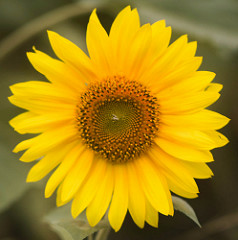
#> input picture assets/train/15238348741_c2fb12ecf2_m.jpg, 238 x 240 px
$ python IVFADC_copy.py
#> lines starting #> are read from the running program, lines starting #| are printed output that depends on the picture
### utils.py
import csv
import os
import pickle
import random
import time

import cv2 as cv
import numpy as np
import pandas as pd
import seaborn as sns
from matplotlib import pyplot as plt


def read_image(image_path):
    img = cv.imread(image_path)
    if img is None:
        raise ValueError(f"Could not open {image_path}")
    gray = cv.cvtColor(img, cv.COLOR_BGR2GRAY)
    return img, gray


def create_empty_file(file_path):
    with open(file_path, "w") as file:
        pass


def create_directory(folder_path):
    if not os.path.exists(folder_path):
        os.makedirs(folder_path)


# [258 lines left out: functions save_to_csv, get_data_from_csv, load_gmm_model, save_keypoints, save_to_pickle, save_descriptors and 9 more, not called in this run]


# [2 lines that do not run on import are left out]

### benchmark.py
import os

import cv2 as cv
import numpy as np

from stich.PanoramaStitching import DetectAndComputeAlgorithm
from utils import (
    get_data_from_csv,
    read_image,
    save_descriptors,
    save_keypoints,
    save_to_csv,
    set_plot,
    set_plot_multiple_values,
    time_it,
)

RESULT_PATH = "result/image"


# [25 lines left out: function detect_keypoints_with_star, not called in this run]


def exec_sift(image_path, features=1000):
    img, gray = read_image(image_path)

    sift = cv.SIFT_create(features)
    kp, des = sift.detectAndCompute(gray, None)

    img = cv.drawKeypoints(
        gray, kp, img, flags=cv.DRAW_MATCHES_FLAGS_DRAW_RICH_KEYPOINTS
    )

    file_name = os.path.basename(image_path)
    result_path = os.path.join(RESULT_PATH, file_name + "_SIFT.jpg")
    cv.imwrite(result_path, img)

    return (kp, des)


# [325 lines left out: functions exec_surf, exec_orb, exec_kaze, exec_akaze, exec_brisk, exec_brief_orb and 6 more, not called in this run]


# [5 lines that do not run on import are left out]
    # [11 lines of commented-out code are left out]

### stich/RANSACAlgorithm.py
import random
import warnings

import cv2 as cv
import numpy as np


def fxn():
    warnings.warn("Runtime", RuntimeWarning)


with warnings.catch_warnings():
    warnings.simplefilter("ignore")
    fxn()


# [166 lines left out: functions init, project, compute_inlier_count, calculate_projected_distance, RANSAC, get_key_point_matches, not called in this run]

### IVFADC_copy.py
import copy

import faiss
import numpy as np
from skimage.feature import ORB, fisher_vector
from skimage.transform import resize
from sklearn.cluster import KMeans
from sklearn.decomposition import PCA
from sklearn.metrics.pairwise import linear_kernel
from sklearn.mixture import GaussianMixture

from benchmark import exec_sift
from utils import load_descriptors, load_gmm_model, read_image


def reduce_dimensionality(image_descriptors, n_components=64):
    pca = PCA(n_components=n_components)
    reduced_descriptors = pca.fit_transform(image_descriptors)
    return reduced_descriptors, pca


def create_visual_vocabulary(image_descriptors, num_clusters):
    kmeans = KMeans(n_clusters=num_clusters, random_state=0)
    kmeans.fit(image_descriptors)
    return kmeans.cluster_centers_, kmeans


# Crear histogramas de palabras visuales
def create_histogram_1(image_descriptors, image_vocabulary):
    # Asignar cada descriptor al cluster más cercano
    codebook_idx = np.argmin(
        np.linalg.norm(image_vocabulary - image_descriptors, axis=1)
    )

    # Crear un histograma de tamaño igual al número de clusters
    hist = np.zeros(image_vocabulary.shape[0])
    hist[codebook_idx] = 1

    return hist


def create_histogram(image_descriptors, kmeans):
    # Predict the clusters for each descriptor
    codebook_idx = kmeans.predict(image_descriptors)

    # Create a histogram of size num_clusters
    hist, _ = np.histogram(
        codebook_idx, bins=np.arange(kmeans.n_clusters + 1), density=True
    )
    return hist


def compute_fisher_vectors(image_descriptors, gmm):
    fisher_vectors = []
    for descriptor in image_descriptors:
        fv = fisher_vector(descriptor, gmm)
        fisher_vectors.append(fv)
    return np.array(fisher_vectors)


def get_fisher_vector(descriptors):
    # TODO: For test
    # Check the number of samples
    num_samples = descriptors.shape[0]

    # Set n_components to be less than or equal to num_samples
    n_components = min(50, num_samples)

    if num_samples < 2:
        # Handle case with fewer than 2 samples by duplicating
        descriptors = np.tile(descriptors, (2, 1))

    gmm = GaussianMixture(
        n_components=n_components, covariance_type="diag", random_state=0
    )
    gmm.fit(descriptors)
    # Inspect shapes
    print("Descriptor shape:", descriptors.shape)
    print("Means shape:", gmm.means_.shape)
    print("Covariances shape:", gmm.covariances_.shape)
    print("Weights shape:", gmm.weights_.shape)

    # Ensure shapes are compatible
    if gmm.covariances_.shape[1:] != descriptors.shape[1:]:
        raise ValueError("Shape mismatch between covariances and descriptor features.")

    fv = fisher_vector(descriptors, gmm)
    return fv


def combine_features(image_histogram, image_fisher_vector):
    combined_feature = np.concatenate((image_histogram, image_fisher_vector))
    return combined_feature


def create_faiss_index(features):
    if features.ndim == 1:
        features = features.reshape(-1, 1)
    if features.shape[0] == 0:
        raise ValueError("Features array is empty")
    print("Features shape:", features.shape)
    index = faiss.IndexFlatL2(features.shape[1])
    index.add(features)
    return index


# [18 lines of commented-out code are left out]


def search_similar_images(query_fisher_vector, index, k=5):
    D, I = index.search(query_fisher_vector, k)
    # Filter out invalid indices
    valid_indices = [index for index in I[0] if index != -1]

    if not valid_indices:
        print("No valid similar images found.")
        return []

    return valid_indices


def main():
    """
    _summary_
    1. Extracción de Características SIFT y Almacenamiento (formato pkl)
    2. Construcción del vocabulario visual
    * Utilizar un algoritmo de clustering como k-means para agrupar los descriptores SIFT en un número fijo de clusters. Cada cluster representa una "palabra visual".
    3. Construcción de Histogramas de Palabras Visuales
    * Para cada imagen, asignar cada descriptor SIFT al cluster más cercano (su "palabra visual").
    * Contar la frecuencia de cada palabra visual en la imagen para construir el histograma.
    4. Cálculo de Fisher Vectors
    * Calcular la matriz de Fisher basada en los histogramas.
    * Utilizar la matriz de Fisher para calcular la similitud entre pares de imágenes.
    5. Creación del Índice Faiss
    6. Búsqueda de Imágenes Similares
    _detail_
    1. Extraer características: Aplicar extract_sift_features a todas las imágenes y guardar los descriptores.
    2. Crear vocabulario visual: Concatenar todos los descriptores y usar create_visual_vocabulary para obtener los centros de los clusters.
    3. Construir histogramas: Para cada imagen, calcular el histograma utilizando create_histogram.
    4. Calcular Fisher Vectors: Utilizar compute_fisher_vectors para obtener los vectores de Fisher.
    5. Crear índice Faiss: Usar create_faiss_index para crear el índice.
    6. Buscar imágenes similares: Para una imagen de consulta, calcular su vector de Fisher y usar search_similar_images para encontrar las imágenes más similares.
    """
    # [6 lines of commented-out code are left out]
    _, image_descriptors = exec_sift("assets/train/15238348741_c2fb12ecf2_m.jpg")
#> in read_image, img is the input picture: shape (240, 238, 3); mean B, G, R 20.9, 135.1, 167.6
#> in read_image, `gray = cv.cvtColor(img, cv.COLOR_BGR2GRAY)`:
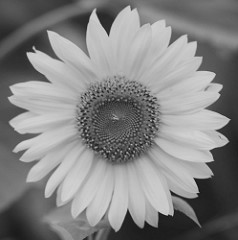
#> gray: shape (240, 238); min 15, max 216, mean 131.8
#> in exec_sift, `kp, des = sift.detectAndCompute(gray, None)`: kp = 192 keypoints; strongest (x, y, size): (172, 194, 2.9), (34, 48, 1.9), (107, 20, 10.8), (36, 58, 10.9)
#> in exec_sift, `img = cv.drawKeypoints( gray, kp, img, flags=cv.DRAW_MATCHES_FLAGS_DRA..`:
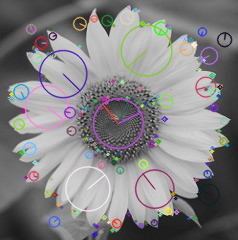
#> img: shape (240, 238, 3); mean B, G, R 131.4, 130.4, 131.5

    # Perform clustering on high-dimensional descriptors
    image_vocabulary, kmeans = create_visual_vocabulary(image_descriptors, 190)
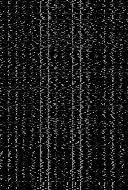
#> image_vocabulary: shape (190, 128) float32; min 0, max 195, mean 24

    # Dimensionality reduction using PCA
    reduced_descriptors, pca = reduce_dimensionality(
        image_descriptors, n_components=128
    )

    # Create histograms for each image using original dimensionality descriptors
    image_histogram = create_histogram(image_descriptors, kmeans)
#> in create_histogram, `codebook_idx = kmeans.predict(image_descriptors)`: codebook_idx = 192 values, max 189 at index 158, min 0 at index 105, mean 95.16
#> in create_histogram, `hist, _ = np.histogram( codebook_idx, bins=np.arange(kmeans.n_clusters..`: hist = 190 values, max 0.0104 at index 127, min 0.00521 at index 0, mean 0.00526
#> image_histogram has the same summary as hist in create_histogram

    # Ensure the histogram has the correct shape
    if image_histogram.ndim == 1:
        image_histogram = image_histogram.reshape(1, -1)

    image_fisher_vector = get_fisher_vector(image_histogram)
#| Descriptor shape: (2, 190)
#| Means shape: (1, 190)
#| Covariances shape: (1, 190)
#| Weights shape: (1,)
#> in get_fisher_vector, `fv = fisher_vector(descriptors, gmm)`: fv = 381 values, max 0.707 at index 191, min 0 at index 0, mean 0.353
#> image_fisher_vector has the same summary as fv in get_fisher_vector

    # combined_features = combine_features(image_histogram, image_fisher_vector)
    index = create_faiss_index(image_histogram)
#| Features shape: (1, 190)

    ##SECOND PART
    # Load and process query image
    query_image_path = "assets/train/15238348741_c2fb12ecf2_m.jpg"
    _, query_gray = read_image(query_image_path)
    if query_gray is None:
        raise ValueError("Failed to load or process the query image")
    query_descriptors = copy.deepcopy(image_descriptors)
    query_reduced_descriptors = pca.transform(query_descriptors)
    query_histogram = create_histogram(query_reduced_descriptors, kmeans)
    print(query_histogram)

    # Ensure the query_fisher_vector is reshaped properly if needed
    if query_histogram.ndim == 1:
        query_histogram = query_histogram.reshape(1, -1)
    # Check the shape of query_fisher_vector before searching
    print("Fisher vector shape for query image:", query_histogram.shape)

    # Search for similar images
    similar_images_indices = search_similar_images(query_histogram, index)
    print("Indices of similar images:", similar_images_indices)


if __name__ == "__main__":
    main()
#> (the call stopped at in create_faiss_index, `index = faiss.IndexFlatL2(features.shape[1])`: faiss is not available in this run)
